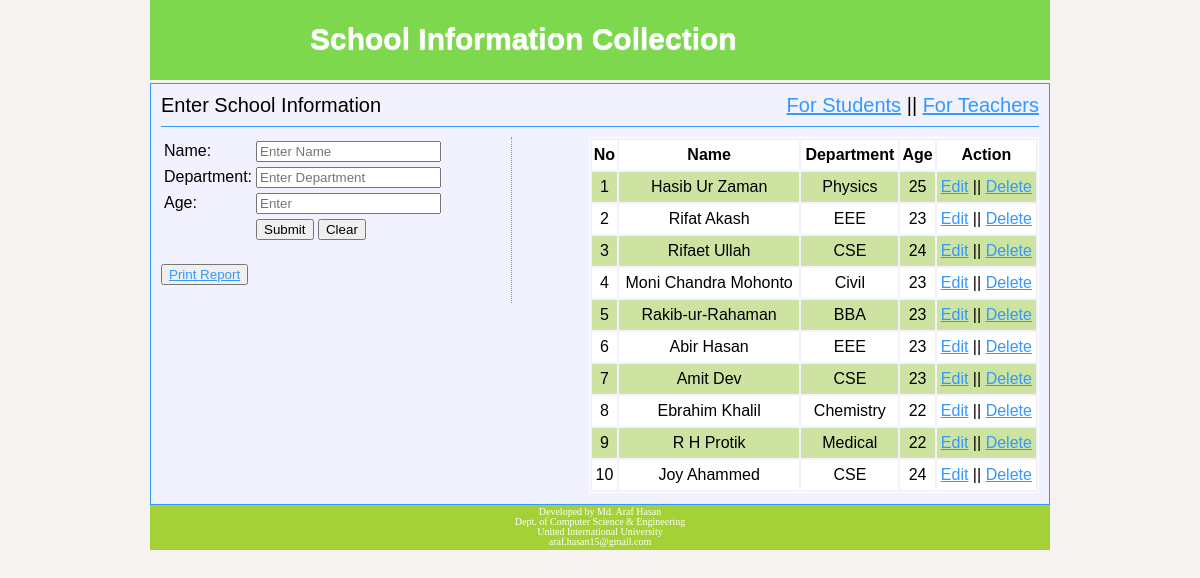
The page / on the database its author committed.
### tables this page shows
CREATE TABLE `students_tbl` (
  `id` int(11) NOT NULL,
  `name` varchar(255) DEFAULT NULL,
  `dept` varchar(255) DEFAULT NULL,
  `age` int(11) DEFAULT NULL
);

### Connections/Main.php (called while the page is built, shortened)
<?php
include "DB.php";
	 abstract class Main{
	 	protected $table;
		public function readAll(){
			$sql = "SELECT *FROM $this->table";
			$stmt = DB::prepareOwn($sql);
			$stmt->execute();
			return $stmt->fetchAll();
		}
	}
?>

### Connections/DB.php (called while the page is built, shortened)
<?php
	class DB{
		private static $pdo;
		public static function connection(){
			if(!isset(self::$pdo)){
				try{
					self::$pdo = new PDO('mysql:host='.DB_HOST.'; dbname='.DB_NAME,DB_USER,DB_PASS);
				}catch(PDOException $e){
					echo $e->getMessage();
				}
			}
			return self::$pdo;
		}
		public static function prepareOwn($sql){
			return self::connection()->prepare($sql);
		}
	}
?>

### index.php (the view, shortened to what this page needs)
<?php include "inc/header.php";?>
<section class="mainleft">
    <?php
    $user = new Stuff();
    ?>
<?php
    if(isset($_GET['action']) && $_GET['action'] == 'edit'){
        $id = (int)$_GET['id'];
        $result = $user->readById($id);
?>
<form action="" method="post">
 <table>
    <input type="hidden" name="id" value = "<?php echo $result['id'];?>"/>
    <tr>
        <td>Name: </td>
        <td><input type="text" name="name" value = "<?php echo $result['name'];?>" required="1"/></td>
    </tr>
    <tr>
       <td>Department: </td>
        <td><input type="text" name="dept" value="<?php echo $result['dept']; ?>" required="1"/></td>
    </tr>
    <tr>
      <td>Age: </td>
        <td><input type="text" name="age" value="<?php echo $result['age'];?>" required="1"/></td>
    </tr>
    <tr>
      <td></td>
        <td>
        <input type="submit" name="update" value="Submit"/>
        <input type="reset"  name= "clear" value="Clear"/>
        </td>
    </tr>
  </table>
</form>
<?php } else{?>
<form action="" method="post">
 <table>
    <tr>
        <td>Name: </td>
        <td><input type="text" name="name" placeholder="Enter Name" required="1"/></td>
    </tr>
    <tr>
       <td>Department: </td>
        <td><input type="text" name="dept" placeholder="Enter Department" required="1"/></td>
    </tr>
    <tr>
      <td>Age: </td>
        <td><input type="text" name="age" placeholder="Enter" required="1"/></td>
    </tr>
    <tr>
      <td></td>
        <td>
        <input type="submit" name="create" value="Submit"/>
        <input type="reset"  name="clear" value="Clear"/>
        </td>
    </tr>
  </table>
  <h3>
	<button><a href="#" id="print" onclick="javascript:printlayer('div-id-name1')">Print Report</a></button>
</h3>
</form>
<?php } ?>
</section>
<section class="mainright">
<div id = "div-id-name1">
  <table class="tblone">
    <tr>
        <th>No</th>
        <th>Name</th>
        <th>Department</th>
        <th>Age</th>
        <th>Action</th>
    </tr>
<?php
$i=0;
    foreach ($user->readAll() as $key => $value) {
        $i++;
?>
    <tr>
        <td><?php echo $i; ?></td>
        <td><?php echo $value ['name']; ?></td>
        <td><?php echo $value ['dept']; ?></td>
        <td><?php echo $value ['age']?></td>
        <td>
            <?php echo "<a href='index.php?action=edit&id=".$value['id']."'>Edit</a>";?>
         ||
            <?php echo "<a href='index.php?action=delete&id=".$value['id']."'onClick='return confirm(\"Are you sure to Delete Data...!!!\")'>Delete</a>";?>
        </td>
    </tr>
<?php }?>
  </table>
  </div>
</section>
<?php include "inc/footer.php";?>

### inc/header.php (shortened to what this page needs)
<!DOCTYPE HTML>
<html>
<head>
</head>
<body>
	<header class = "headeroption">
		<h2>
			School Information Collection
		</h2>
	</header>
<div class="content">
<section class = "subject">
	<p>Enter School Information<span style="float:right"><a href="index.php">For Students</a> || <a href="teacher.php">For Teachers</a></span></p>
</section>

### inc/footer.php
</div>
<footer class="footeroption">
	<section class="footerContent">
		Developed by Md. Araf Hasan</br>
		Dept. of Computer Science & Engineering</br>
		United International University</br>
		araf.hasan15@gmail.com</br>
	</section>
</footer>
</body>
</html>

### inc/header.php (style rules this page uses)
body { font-family: arial; font-size: 15px; line-height: 18px; margin: 0 auto; width: 900px; background-color: #F6F3F1; }
a { color: #3399FF; }
.headeroption { background: #7DD84E; height: 80px; overflow: hidden; padding-left: 160px; }
.headeroption h2 { color: #fff; font-size: 30px; padding-top: 5px; text-shadow: 0 1px 1px #fff; }
.content { background: #f2f2ff; border: 1px solid #3399ff; font-size: 16px; line-height: 22px; margin-top: 3px; min-height: 400px; overflow: hidden; padding: 10px; }
.subject { border-bottom: 1px solid #3399ff; font-size: 20px; margin-bottom: 10px; padding-bottom: 10px; }
.subject p { margin: 0; }
.mainleft { border-right: 1px dotted #999; float: left; margin-right: 16px; width: 350px; }
.mainright { float: right; width: 450px; }
.tblone { width: 100%; border: 1px solid #fff; }
.tblone td { padding: 1px 1px; text-align: center; }
table.tblone tr:nth-child(2n+1) { background: #fff; height: 30px; }
table.tblone tr:nth-child(2n) { background: #CEE3A2; height: 30px; }
input[type="submit"] { cursor: pointer; }
.footeroption { background: #A4D135; height: 45px; }
.footerContent { text-align: center; color: #fff; line-height: 10px; padding-top: 2px; font-size: 10px; font-family: Times New Roman; }

### rows shown on the page
students_tbl: name "Hasib Ur Zaman", dept "Physics", age "25"
students_tbl: name "Rifat Akash", dept "EEE", age "23"
students_tbl: name "Rifaet Ullah", dept "CSE", age "24"
students_tbl: name "Moni Chandra Mohonto", dept "Civil", age "23"
students_tbl: name "Rakib-ur-Rahaman", dept "BBA", age "23"
students_tbl: name "Abir Hasan", dept "EEE", age "23"
students_tbl: name "Amit Dev", dept "CSE", age "23"
students_tbl: name "Ebrahim Khalil", dept "Chemistry", age "22"
students_tbl: name "R H Protik", dept "Medical", age "22"
students_tbl: name "Joy Ahammed", dept "CSE", age "24"
